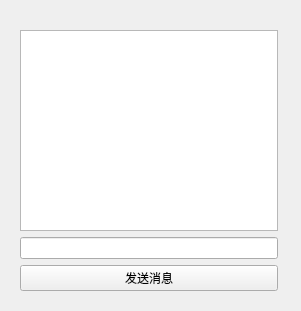
<?xml version="1.0" encoding="UTF-8"?>
<ui version="4.0">
 <class>chat</class>
 <widget class="QWidget" name="chat">
  <property name="geometry">
   <rect>
    <x>0</x>
    <y>0</y>
    <width>301</width>
    <height>311</height>
   </rect>
  </property>
  <property name="windowTitle">
   <string>Form</string>
  </property>
  <widget class="QWidget" name="">
   <property name="geometry">
    <rect>
     <x>20</x>
     <y>30</y>
     <width>258</width>
     <height>261</height>
    </rect>
   </property>
   <layout class="QVBoxLayout" name="verticalLayout">
    <item>
     <widget class="QTextEdit" name="messageTextEdit"/>
    </item>
    <item>
     <widget class="QLineEdit" name="sendMessageLineEdit"/>
    </item>
    <item>
     <widget class="QPushButton" name="sendMessageButton">
      <property name="text">
       <string>发送消息</string>
      </property>
     </widget>
    </item>
   </layout>
  </widget>
  <zorder>sendMessageButton</zorder>
  <zorder>sendMessageLineEdit</zorder>
  <zorder>messageTextEdit</zorder>
  <zorder></zorder>
 </widget>
 <resources/>
 <connections/>
</ui>
